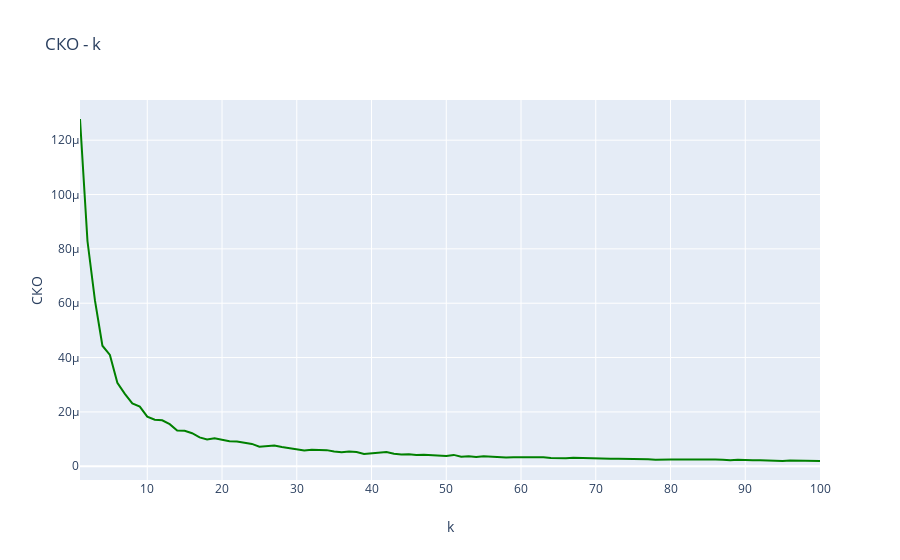

Write notebook code for a chart like this one.
### Code cell
fig = go.Figure()
fig.add_trace(go.Scatter(x=np.arange(1, len(vert)+1), y=vert, name='Оценка параметра равномерного распределения',
                         line=dict(color='green', width=2)))
fig.update_layout(title='СКО - k',
                   xaxis_title='k',
                   yaxis_title='СКО')
fig.show()
